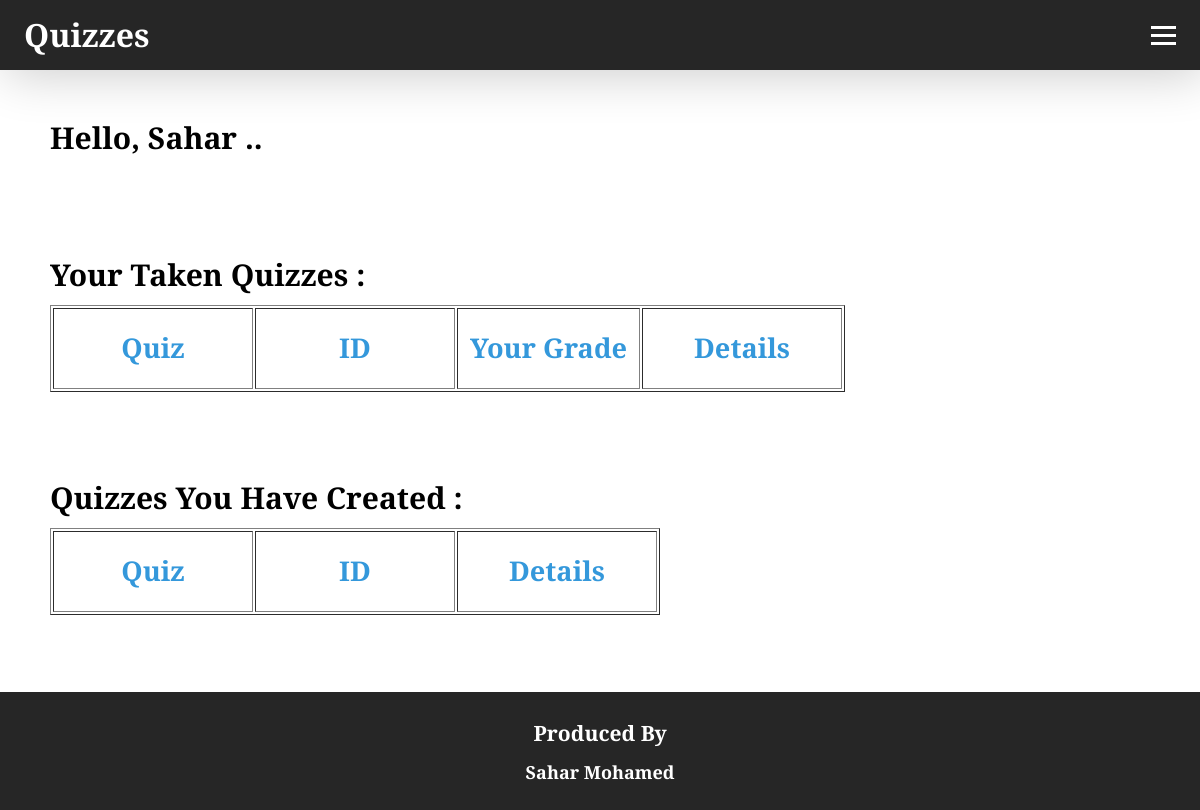
The page /profile/1 on the database as committed earlier.
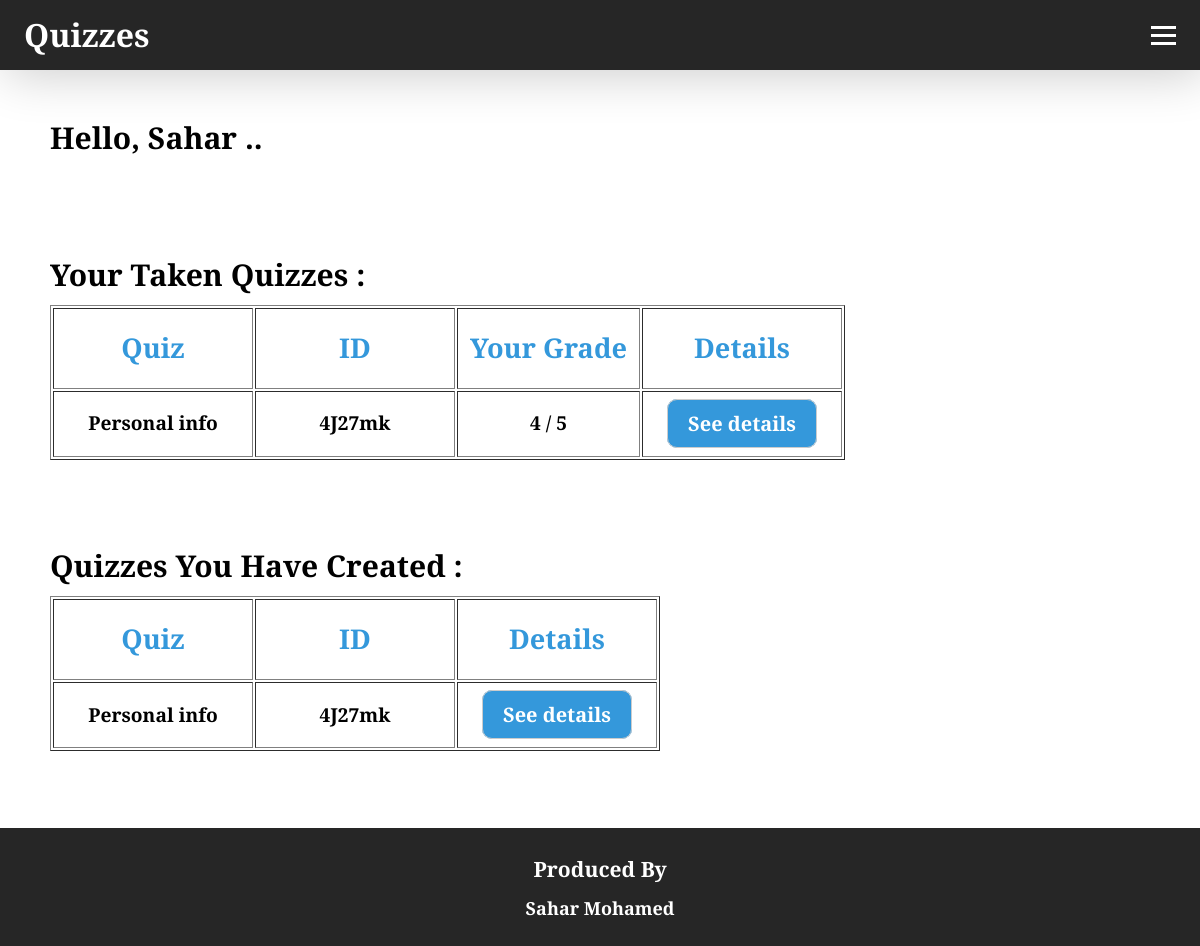
The same page on the database as committed later.
### quizzes/models.py (models this page shows)
class QuizzesUser(models.Model):
    username = models.CharField(max_length=255)
    email = models.EmailField()
    password = models.CharField(max_length=255)
    taken_quizzes = models.ManyToManyField(Quiz, through='TakenQuizzes')

class TakenQuizzes(models.Model):
    user_id = models.ForeignKey(QuizzesUser, on_delete=models.CASCADE)
    quiz_id = models.ForeignKey(Quiz, on_delete=models.CASCADE)
    score = models.IntegerField()
    completed_at = models.DateTimeField(auto_now_add=True)
    class Meta:
        unique_together = ('user_id', 'quiz_id')

class Quiz(models.Model):
    id = models.CharField(max_length=6, primary_key=True)
    creator_id = models.IntegerField()
    description = models.CharField(max_length=255)
    n_questions = models.IntegerField()
    duration = models.IntegerField()
    full_mark = models.IntegerField()

### quizzes/views.py (the view)
# urls.py: path('profile/<int:id>', views.profile, name='profile'),
def profile(request, id):
  user = QuizzesUser.objects.get(id=id)
  taken_quizzes = TakenQuizzes.objects.filter(user_id=id)
  created_quizzes = Quiz.objects.filter(creator_id=id)
  context = {'user': user,
             'taken_quizzes': taken_quizzes,
             'created_quizzes': created_quizzes}
  return render(request, 'profile.html', context)

### quizzes/templates/profile.html (shortened to what this page needs)
<!DOCTYPE html>
<html lang="en">
  <head>
    {% load static %}
    <link rel="stylesheet" href="{% static 'styles.css' %}" />
  </head>
  <body class="home-body">
    <header class="navContainer">
      <nav class="navbar">
        <a class="nav-brand">Quizzes</a>
        <div class="hamburger">
          <span class="bar"></span>
          <span class="bar"></span>
          <span class="bar"></span>
        </div>
      </nav>
    </header>
    <br>
    <p id="welcome" class="heading">Hello, {{ user.username }} ..</p>
    <br>
    <br>
    <div class="quizzes">
      <table border="1" inputmode="html" class="table">
        <caption>Your Taken Quizzes :</caption>
        <thead class="tableHead">
          <tr>
            <td class="desCell">Quiz</td>
            <td class="idCell">ID</td>
            <td class="gradeCell">Your Grade</td>
            <td class="detailsCell">Details</td>
          </tr>
        </thead>
        <tbody class="tableList">
          {% for quiz in taken_quizzes %}
          <tr>
            <td>{{ quiz.quiz_id.description }}</td>
            <td>{{ quiz.quiz_id.id }}</td>
            <td>{{ quiz.score }} / {{ quiz.quiz_id.full_mark }}</td>
            <td>
              <a class="btn" href="../quiz-details/{{ quiz.quiz_id.id }}/{{ user.id }}/true">See details</a>
            </td>
          </tr>
          {% endfor %}
        </tbody>
      </table>
    </div>
    <br>
    <br>
    <div class="quizzes">
      <table border="1" inputmode="html" class="table">
        <caption>Quizzes You Have Created :</caption>
        <thead class="tableHead">
          <tr>
            <td class="desCell">Quiz</td>
            <td class="idCell">ID</td>
            <td class="detailsCell">Details</td>
          </tr>
        </thead>
        <tbody class="tableList">
          {% for quiz in created_quizzes %}
          <tr>
            <td>{{ quiz.description }}</td>
            <td>{{ quiz.id }}</td>
            <td>
              <a class="btn" href="../quiz-details/{{ quiz.id }}/{{ user.id }}/false">See details</a>
            </td>
          </tr>
          {% endfor %}
        </tbody>
      </table>
    </div>
    <br><br>
    <footer>
      <h3>Produced By</h3>
      <ul>
        <li>Sahar Mohamed</li>
      </ul>
    </footer>
  </body>
</html>

### quizzes/static/styles.css (style rules this page uses)
* { -webkit-box-sizing: border-box; -moz-box-sizing: border-box; box-sizing: border-box; margin: 0; padding: 0; }
html, body { height: 100%; }
body { background-color: white; color: #000000; text-align: center; font-family: 'Merriweather', serif; font-weight: bold; line-height: 2; font-size: 1.2rem; }
.btn, .user-data-form input[type="submit"] { background: #3498db; border-radius: 10px; color: #ffffff; font-size: 20px; padding: 10px 20px 10px 20px; width: 100%; text-decoration: none; font-family: 'Merriweather', serif; border: 1px solid #ccc; }
.navContainer { background-color: #262626; box-shadow: 5px 5px 50px 0 rgba(0, 0, 0, 0.2); }
.navbar { min-height: 70px; display: flex; justify-content: space-between; align-items: center; padding: 0 24px; }
.nav-brand { font-size: 2rem; color: white; text-decoration: none; }
.hamburger { display: block; cursor: pointer; }
.bar { display: block; width: 25px; height: 3px; margin: 5px auto; -webkit-transition: all 0.3s ease-in-out; transition: all 0.3s ease-in-out; background-color: rgb(255, 255, 255); }
.home-body p, .home-body h1 { text-align: left; }
footer { background-color: #262626; padding: 20px; text-align: center; font-size: 18px; color: white; bottom: 0; position: relative; }
footer ul { list-style: none; margin: 0; padding: 0; }
footer li { display: inline-block; margin: 0 10px; font-weight: bold; }
.heading { text-align: left; font-size: 30px; font-weight: bold; padding-left: 50px; width: 100%; white-space: nowrap; }
table caption { text-align: left; font-size: 30px; font-weight: bold; width: 100%; white-space: nowrap; }
.quizzes, #welcome { padding-left: 50px; }
.tableHead tr td { font-weight: bold; }
thead { color: #3498db; font-size: 1.7rem; }
td { min-height: 500px; padding: 12px; }
.desCell, .idCell, .detailsCell { min-width: 200px; }

Rows that differ between the two databases and show on the page:
added TakenQuizzes: quiz_id.description "Personal info", quiz_id.id "4J27mk", score "4", quiz_id.full_mark "5"
added Quiz: description "Personal info", id "4J27mk"
